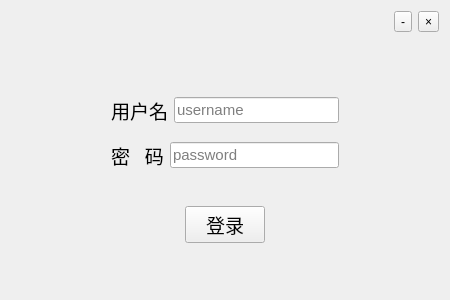
<?xml version="1.0" encoding="UTF-8"?>
<ui version="4.0">
 <class>login</class>
 <widget class="QWidget" name="login">
  <property name="geometry">
   <rect>
    <x>0</x>
    <y>0</y>
    <width>450</width>
    <height>300</height>
   </rect>
  </property>
  <property name="windowTitle">
   <string>Form</string>
  </property>
  <layout class="QVBoxLayout" name="verticalLayout_2">
   <item>
    <layout class="QHBoxLayout" name="horizontalLayout_3">
     <item>
      <spacer name="horizontalSpacer">
       <property name="orientation">
        <enum>Qt::Horizontal</enum>
       </property>
       <property name="sizeHint" stdset="0">
        <size>
         <width>40</width>
         <height>20</height>
        </size>
       </property>
      </spacer>
     </item>
     <item>
      <widget class="QToolButton" name="minimizeButton">
       <property name="text">
        <string>-</string>
       </property>
      </widget>
     </item>
     <item>
      <widget class="QToolButton" name="closeButton">
       <property name="sizePolicy">
        <sizepolicy hsizetype="Fixed" vsizetype="Fixed">
         <horstretch>0</horstretch>
         <verstretch>0</verstretch>
        </sizepolicy>
       </property>
       <property name="text">
        <string>×</string>
       </property>
      </widget>
     </item>
    </layout>
   </item>
   <item>
    <spacer name="verticalSpacer_2">
     <property name="orientation">
      <enum>Qt::Vertical</enum>
     </property>
     <property name="sizeType">
      <enum>QSizePolicy::Expanding</enum>
     </property>
     <property name="sizeHint" stdset="0">
      <size>
       <width>20</width>
       <height>58</height>
      </size>
     </property>
    </spacer>
   </item>
   <item>
    <layout class="QVBoxLayout" name="verticalLayout">
     <item>
      <layout class="QHBoxLayout" name="horizontalLayout">
       <item>
        <spacer name="horizontalSpacer_2">
         <property name="orientation">
          <enum>Qt::Horizontal</enum>
         </property>
         <property name="sizeType">
          <enum>QSizePolicy::Fixed</enum>
         </property>
         <property name="sizeHint" stdset="0">
          <size>
           <width>100</width>
           <height>20</height>
          </size>
         </property>
        </spacer>
       </item>
       <item>
        <widget class="QLabel" name="label">
         <property name="font">
          <font>
           <family>微软雅黑</family>
           <pointsize>14</pointsize>
          </font>
         </property>
         <property name="text">
          <string>用户名</string>
         </property>
        </widget>
       </item>
       <item>
        <widget class="QLineEdit" name="lineEdit_username">
         <property name="font">
          <font>
           <family>Arial</family>
           <pointsize>11</pointsize>
          </font>
         </property>
         <property name="placeholderText">
          <string>username</string>
         </property>
        </widget>
       </item>
       <item>
        <spacer name="horizontalSpacer_4">
         <property name="orientation">
          <enum>Qt::Horizontal</enum>
         </property>
         <property name="sizeType">
          <enum>QSizePolicy::Fixed</enum>
         </property>
         <property name="sizeHint" stdset="0">
          <size>
           <width>100</width>
           <height>20</height>
          </size>
         </property>
        </spacer>
       </item>
      </layout>
     </item>
     <item>
      <spacer name="verticalSpacer_3">
       <property name="orientation">
        <enum>Qt::Vertical</enum>
       </property>
       <property name="sizeType">
        <enum>QSizePolicy::Fixed</enum>
       </property>
       <property name="sizeHint" stdset="0">
        <size>
         <width>20</width>
         <height>10</height>
        </size>
       </property>
      </spacer>
     </item>
     <item>
      <layout class="QHBoxLayout" name="horizontalLayout_2">
       <item>
        <spacer name="horizontalSpacer_3">
         <property name="orientation">
          <enum>Qt::Horizontal</enum>
         </property>
         <property name="sizeType">
          <enum>QSizePolicy::Fixed</enum>
         </property>
         <property name="sizeHint" stdset="0">
          <size>
           <width>100</width>
           <height>20</height>
          </size>
         </property>
        </spacer>
       </item>
       <item>
        <widget class="QLabel" name="label_2">
         <property name="font">
          <font>
           <family>微软雅黑</family>
           <pointsize>14</pointsize>
          </font>
         </property>
         <property name="text">
          <string>密   码</string>
         </property>
        </widget>
       </item>
       <item>
        <widget class="QLineEdit" name="lineEdit_password">
         <property name="font">
          <font>
           <family>Arial</family>
           <pointsize>11</pointsize>
          </font>
         </property>
         <property name="placeholderText">
          <string>password</string>
         </property>
        </widget>
       </item>
       <item>
        <spacer name="horizontalSpacer_5">
         <property name="orientation">
          <enum>Qt::Horizontal</enum>
         </property>
         <property name="sizeType">
          <enum>QSizePolicy::Fixed</enum>
         </property>
         <property name="sizeHint" stdset="0">
          <size>
           <width>100</width>
           <height>20</height>
          </size>
         </property>
        </spacer>
       </item>
      </layout>
     </item>
    </layout>
   </item>
   <item>
    <spacer name="verticalSpacer_4">
     <property name="orientation">
      <enum>Qt::Vertical</enum>
     </property>
     <property name="sizeType">
      <enum>QSizePolicy::Fixed</enum>
     </property>
     <property name="sizeHint" stdset="0">
      <size>
       <width>20</width>
       <height>30</height>
      </size>
     </property>
    </spacer>
   </item>
   <item>
    <layout class="QHBoxLayout" name="horizontalLayout_4">
     <item>
      <spacer name="horizontalSpacer_6">
       <property name="orientation">
        <enum>Qt::Horizontal</enum>
       </property>
       <property name="sizeHint" stdset="0">
        <size>
         <width>40</width>
         <height>20</height>
        </size>
       </property>
      </spacer>
     </item>
     <item>
      <widget class="QPushButton" name="loginButton">
       <property name="font">
        <font>
         <family>微软雅黑</family>
         <pointsize>14</pointsize>
        </font>
       </property>
       <property name="text">
        <string>登录</string>
       </property>
      </widget>
     </item>
     <item>
      <spacer name="horizontalSpacer_7">
       <property name="orientation">
        <enum>Qt::Horizontal</enum>
       </property>
       <property name="sizeHint" stdset="0">
        <size>
         <width>40</width>
         <height>20</height>
        </size>
       </property>
      </spacer>
     </item>
    </layout>
   </item>
   <item>
    <spacer name="verticalSpacer">
     <property name="orientation">
      <enum>Qt::Vertical</enum>
     </property>
     <property name="sizeType">
      <enum>QSizePolicy::Expanding</enum>
     </property>
     <property name="sizeHint" stdset="0">
      <size>
       <width>20</width>
       <height>40</height>
      </size>
     </property>
    </spacer>
   </item>
  </layout>
  <zorder>label</zorder>
  <zorder>label_2</zorder>
  <zorder>loginButton</zorder>
  <zorder>lineEdit_username</zorder>
  <zorder>lineEdit_password</zorder>
  <zorder>closeButton</zorder>
  <zorder>minimizeButton</zorder>
  <zorder>verticalSpacer</zorder>
  <zorder>verticalSpacer_2</zorder>
  <zorder>horizontalSpacer_6</zorder>
  <zorder>horizontalSpacer_7</zorder>
  <zorder>horizontalSpacer_7</zorder>
  <zorder>verticalSpacer_4</zorder>
 </widget>
 <resources/>
 <connections/>
</ui>
